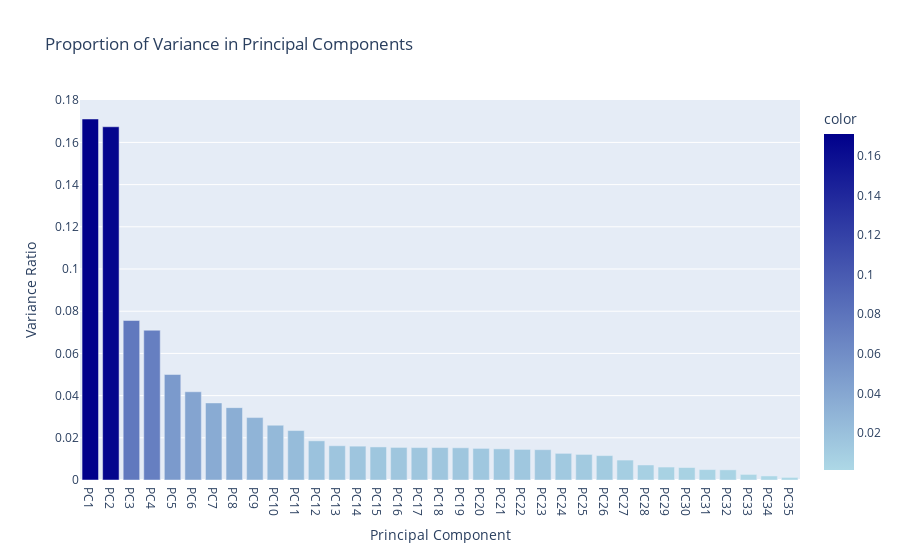

Notebook code cell kept with this figure:
### Code cell
fig = px.bar(
    x=["PC" + str(i) for i in range(1, n_components + 1)],
    y=pca.explained_variance_ratio_,
    labels={'x': "Principal Component", 'y': "Variance Ratio"},
    color=pca.explained_variance_ratio_,
    color_continuous_scale=[(0, 'lightblue'), (1, 'darkblue')],
    title="Proportion of Variance in Principal Components"
)

fig.show()

### Figure 1 — Plotly figure (JSON) as saved in the notebook; plotly's stock layout.template omitted (floating-point values rounded to 4 significant figures)
{"data": [{"alignmentgroup": "True", "hovertemplate": "Principal Component=%{x}<br>Variance Ratio=%{y}<br>color=%{marker.color}<extra></extra>", "legendgroup": "", "marker": {"color": [0.1711, 0.1674, 0.07559, 0.07099, 0.05, 0.04182, 0.03653, 0.0343, 0.02959, 0.02596, 0.02343, 0.01856, 0.01624, 0.01604, 0.01567, 0.01544, 0.01539, 0.01537, 0.01527, 0.01498, 0.01476, 0.0145, 0.01438, 0.01263, 0.01212, 0.01156, 0.009447, 0.007123, 0.006136, 0.005919, 0.004932, 0.004816, 0.002646, 0.001926, 0.001219], "coloraxis": "coloraxis"}, "name": "", "offsetgroup": "", "orientation": "v", "showlegend": false, "textposition": "auto", "type": "bar", "x": ["PC1", "PC2", "PC3", "PC4", "PC5", "PC6", "PC7", "PC8", "PC9", "PC10", "PC11", "PC12", "PC13", "PC14", "PC15", "PC16", "PC17", "PC18", "PC19", "PC20", "PC21", "PC22", "PC23", "PC24", "PC25", "PC26", "PC27", "PC28", "PC29", "PC30", "PC31", "PC32", "PC33", "PC34", "PC35"], "xaxis": "x", "y": [0.1711, 0.1674, 0.07559, 0.07099, 0.05, 0.04182, 0.03653, 0.0343, 0.02959, 0.02596, 0.02343, 0.01856, 0.01624, 0.01604, 0.01567, 0.01544, 0.01539, 0.01537, 0.01527, 0.01498, 0.01476, 0.0145, 0.01438, 0.01263, 0.01212, 0.01156, 0.009447, 0.007123, 0.006136, 0.005919, 0.004932, 0.004816, 0.002646, 0.001926, 0.001219], "yaxis": "y"}], "layout": {"barmode": "relative", "coloraxis": {"colorbar": {"title": {"text": "color"}}, "colorscale": [[0, "lightblue"], [1, "darkblue"]]}, "legend": {"tracegroupgap": 0}, "title": {"text": "Proportion of Variance in Principal Components"}, "xaxis": {"anchor": "y", "domain": [0, 1], "title": {"text": "Principal Component"}}, "yaxis": {"anchor": "x", "domain": [0, 1], "title": {"text": "Variance Ratio"}}}}
